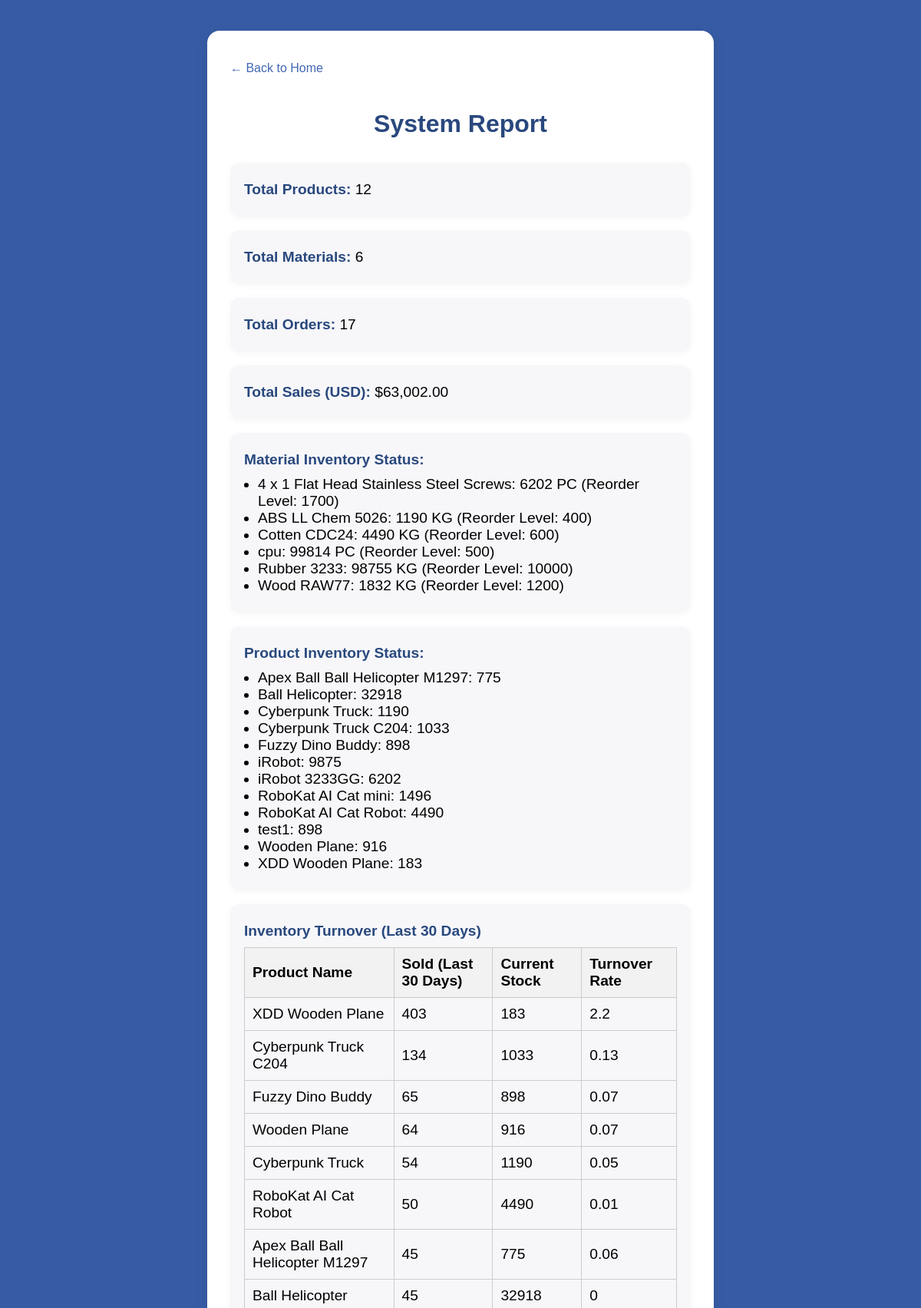
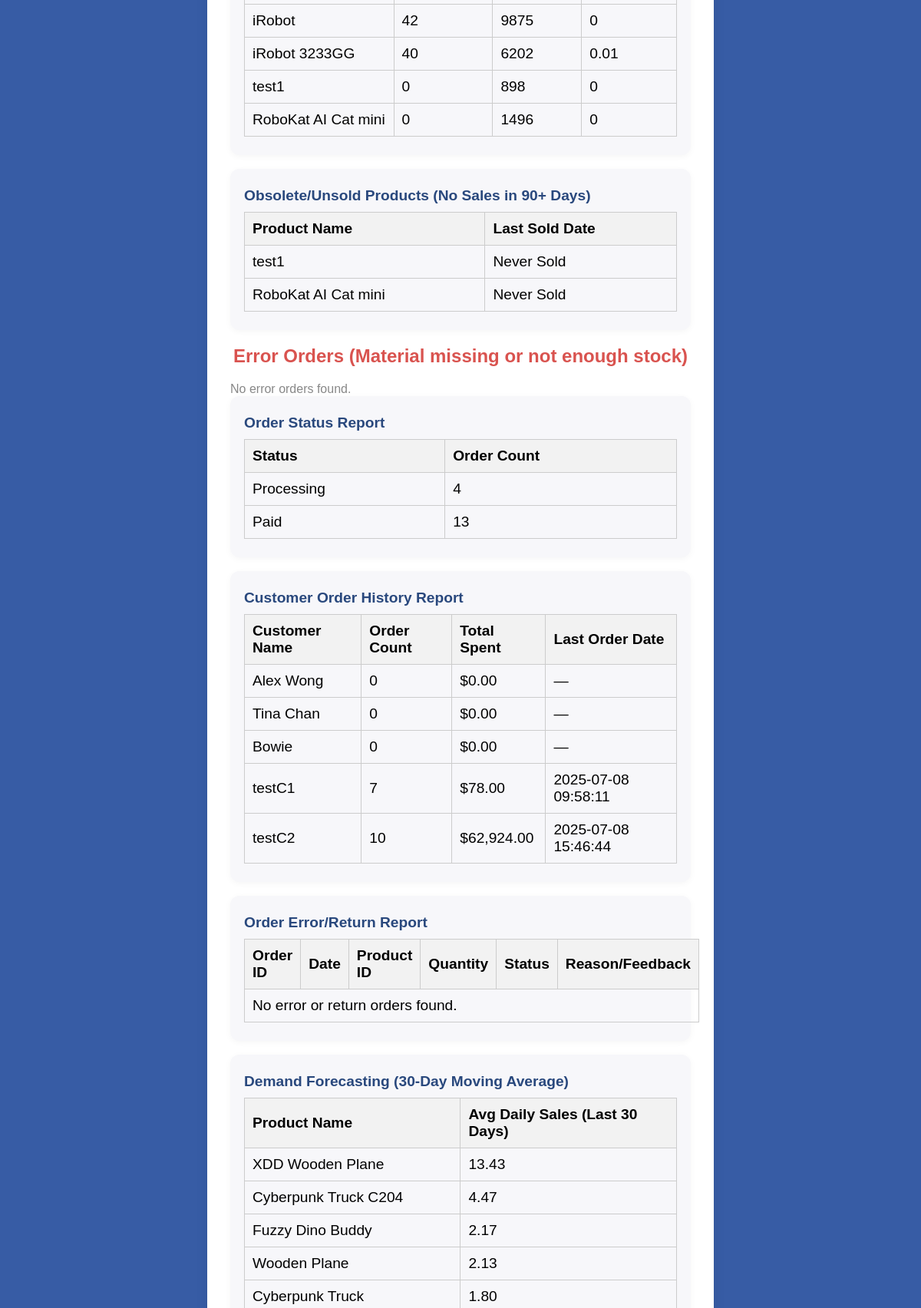
Screenshot of /staff/staff_generate_report.php (signed in, upper part) with the database file from the repository (2 pictures, top to bottom).
### tables this page shows
CREATE TABLE `material` (
  `mid` int(11) NOT NULL,
  `mname` varchar(255) NOT NULL,
  `mqty` int(11) NOT NULL,
  `mrqty` int(11) NOT NULL,
  `munit` varchar(20) NOT NULL,
  `mreorderqty` int(11) NOT NULL,
  `is_deleted` tinyint(1) NOT NULL DEFAULT 0
);

CREATE TABLE `product` (
  `pid` int(11) NOT NULL,
  `pname` varchar(255) NOT NULL,
  `pdesc` text DEFAULT NULL,
  `pcost` decimal(12,2) NOT NULL,
  `cid` int(11) DEFAULT NULL,
  `default_mid` int(11) DEFAULT NULL,
  `price` decimal(10,2) NOT NULL DEFAULT 0.00,
  `is_deleted` tinyint(1) NOT NULL DEFAULT 0
);

### staff/staff_generate_report.php (the view, shortened to what this page needs)
<?php
require_once('../includes/db_connect.php');
$product_count = $conn->query("SELECT COUNT(*) AS cnt FROM product")->fetch_assoc()['cnt'];
$material_count = $conn->query("SELECT COUNT(*) AS cnt FROM material")->fetch_assoc()['cnt'];
$order_count = $conn->query("SELECT COUNT(*) AS cnt FROM orders")->fetch_assoc()['cnt'];
$total_sales = $conn->query("SELECT SUM(ocost) AS total FROM orders")->fetch_assoc()['total'] ?? 0;
?>
<!DOCTYPE html>
<html lang="en">
<head>
    <link rel="stylesheet" href="../css/view_order_styles.css">
</head>
<body>
<div class="container">
    <a class="back-link" href="home.php">&larr; Back to Home</a>
    <h1>System Report</h1>
    <div class="report-box"><span class="report-label">Total Products:</span> <?= $product_count ?></div>
    <div class="report-box"><span class="report-label">Total Materials:</span> <?= $material_count ?></div>
    <div class="report-box"><span class="report-label">Total Orders:</span> <?= $order_count ?></div>
    <div class="report-box"><span class="report-label">Total Sales (USD):</span> $<?= number_format($total_sales, 2) ?></div>
    <div class="report-box">
        <span class="report-label">Material Inventory Status:</span><br>
        <ul style="margin:10px 0 0 18px;padding:0;list-style:disc;">
        <?php
        $mat_res = $conn->query("SELECT mname, mqty, munit, mreorderqty FROM material ORDER BY mname");
        if ($mat_res && $mat_res->num_rows > 0) {
            while($mat = $mat_res->fetch_assoc()) {
                $low = ($mat['mqty'] < $mat['mreorderqty']);
                echo '<li>' . htmlspecialchars($mat['mname']) . ': ' . $mat['mqty'] . ' ' . htmlspecialchars($mat['munit']) .
                     ' (Reorder Level: ' . $mat['mreorderqty'] . ')' .
                     ($low ? ' <span style="color:#d9534f;font-weight:bold;">&#9888; Low Stock!</span>' : '') .
                     '</li>';
            }
        } else {
            echo '<li>No materials found.</li>';
        }
        ?>
        </ul>
    </div>
    <div class="report-box">
        <span class="report-label">Product Inventory Status:</span><br>
        <ul style="margin:10px 0 0 18px;padding:0;list-style:disc;">
        <?php
        $prod_res = $conn->query("SELECT pid, pname FROM product ORDER BY pname");
        if ($prod_res && $prod_res->num_rows > 0) {
            while($prod = $prod_res->fetch_assoc()) {
                $pid = intval($prod['pid']);
                $stock_sql = "SELECT MIN(FLOOR(m.mqty / pm.pmqty)) AS stock FROM prodmat pm JOIN material m ON pm.mid = m.mid WHERE pm.pid = $pid";
                $stock_result = $conn->query($stock_sql);
                $stock_row = $stock_result ? $stock_result->fetch_assoc() : null;
                $stock = ($stock_row && $stock_row['stock'] !== null) ? intval($stock_row['stock']) : 0;
                echo '<li>' . htmlspecialchars($prod['pname']) . ': ' . $stock .
                     ($stock < 10 ? ' <span style="color:#d9534f;font-weight:bold;">&#9888; Low Stock!</span>' : '') .
                     '</li>';
            }
        } else {
            echo '<li>No products found.</li>';
        }
        ?>
        </ul>
    </div>
    <div class="report-box">
        <span class="report-label">Inventory Turnover (Last 30 Days)</span><br>
        <table style="width:100%;margin-top:10px;">
            <tr><th>Product Name</th><th>Sold (Last 30 Days)</th><th>Current Stock</th><th>Turnover Rate</th></tr>
            <?php
            $sql = "SELECT p.pid, p.pname,
                           COALESCE(SUM(o.oqty),0) AS sold_qty
                    FROM product p
                    LEFT JOIN orders o ON p.pid = o.pid AND o.odate >= DATE_SUB(NOW(), INTERVAL 30 DAY)
                    GROUP BY p.pid, p.pname
                    ORDER BY sold_qty DESC";
            $res = $conn->query($sql);
            if ($res && $res->num_rows > 0) {
                while($row = $res->fetch_assoc()) {
                    $pid = intval($row['pid']);
                    $stock_sql = "SELECT MIN(FLOOR(m.mqty / pm.pmqty)) AS stock FROM prodmat pm JOIN material m ON pm.mid = m.mid WHERE pm.pid = $pid";
                    $stock_result = $conn->query($stock_sql);
                    $stock_row = $stock_result ? $stock_result->fetch_assoc() : null;
                    $stock = ($stock_row && $stock_row['stock'] !== null) ? intval($stock_row['stock']) : 0;
                    $turnover = ($stock > 0) ? round($row['sold_qty'] / $stock, 2) : '—';
                    echo '<tr><td>' . htmlspecialchars($row['pname']) . '</td><td>' . $row['sold_qty'] . '</td><td>' . $stock . '</td><td>' . $turnover . '</td></tr>';
                }
            } else {
                echo '<tr><td colspan="4">No product data found.</td></tr>';
            }
            ?>
        </table>
    </div>
    <div class="report-box">
        <span class="report-label">Obsolete/Unsold Products (No Sales in 90+ Days)</span><br>
        <table style="width:100%;margin-top:10px;">
            <tr><th>Product Name</th><th>Last Sold Date</th></tr>
            <?php
            $sql = "SELECT p.pname, MAX(o.odate) AS last_sold
                    FROM product p
                    LEFT JOIN orders o ON p.pid = o.pid
                    GROUP BY p.pid
                    HAVING last_sold IS NULL OR last_sold < DATE_SUB(NOW(), INTERVAL 90 DAY)";
            $res = $conn->query($sql);
            if ($res && $res->num_rows > 0) {
                while($row = $res->fetch_assoc()) {
                    $last = $row['last_sold'] ? $row['last_sold'] : 'Never Sold';
                    echo '<tr><td>' . htmlspecialchars($row['pname']) . '</td><td>' . $last . '</td></tr>';
                }
            } else {
                echo '<tr><td colspan="2">No obsolete/unsold products found.</td></tr>';
            }
            ?>
        </table>
    </div>
    <h2 style="color:#d9534f;">Error Orders (Material missing or not enough stock)</h2>
    <?php
    $res = $conn->query("SELECT o.*, f.feedback_text FROM orders o LEFT JOIN feedback f ON o.oid=f.oid WHERE o.ostatus=9 ORDER BY o.odate DESC");
    if ($res && $res->num_rows > 0) {
        echo '<table class="order-table">';
        echo '<tr><th>Order ID</th><th>Date</th><th>Product ID</th><th>Qty</th><th>Customer ID</th><th>Amount</th><th>Feedback</th></tr>';
        while($row = $res->fetch_assoc()) {
            echo '<tr>';
            echo '<td>' . $row['oid'] . '</td>';
            echo '<td>' . $row['odate'] . '</td>';
            echo '<td>' . $row['pid'] . '</td>';
            echo '<td>' . $row['oqty'] . '</td>';
            echo '<td>' . $row['cid'] . '</td>';
            echo '<td>$' . number_format($row['ocost'], 2) . '</td>';
            echo '<td>' . htmlspecialchars($row['feedback_text']) . '</td>';
            echo '</tr>';
        }
        echo '</table>';
    } else {
        echo '<div style="color:#888;">No error orders found.</div>';
    }
    ?>
    <div class="report-box">
        <span class="report-label">Order Status Report</span><br>
        <table style="width:100%;margin-top:10px;">
            <tr><th>Status</th><th>Order Count</th></tr>
            <?php
            $status_map = [
                1 => 'Processing',
                2 => 'Paid',
                3 => 'Completed',
                8 => 'Returned',
                9 => 'Error'
            ];
            $sql = "SELECT ostatus, COUNT(*) AS cnt FROM orders GROUP BY ostatus";
            $res = $conn->query($sql);
            if ($res && $res->num_rows > 0) {
                while($row = $res->fetch_assoc()) {
                    $label = isset($status_map[$row['ostatus']]) ? $status_map[$row['ostatus']] : 'Other';
                    echo '<tr><td>' . $label . '</td><td>' . $row['cnt'] . '</td></tr>';
                }
            } else {
                echo '<tr><td colspan="2">No order data found.</td></tr>';
            }
            ?>
        </table>
    </div>
    <div class="report-box">
        <span class="report-label">Customer Order History Report</span><br>
        <table style="width:100%;margin-top:10px;">
            <tr><th>Customer Name</th><th>Order Count</th><th>Total Spent</th><th>Last Order Date</th></tr>
            <?php
            $sql = "SELECT c.cname, COUNT(o.oid) AS order_count, COALESCE(SUM(o.ocost),0) AS total_spent, MAX(o.odate) AS last_order
                    FROM customer c
                    LEFT JOIN orders o ON c.cid = o.cid
                    GROUP BY c.cid, c.cname";
            $res = $conn->query($sql);
            if ($res && $res->num_rows > 0) {
                while($row = $res->fetch_assoc()) {
                    $last = $row['last_order'] ? $row['last_order'] : '—';
                    echo '<tr><td>' . htmlspecialchars($row['cname']) . '</td><td>' . $row['order_count'] . '</td><td>$' . number_format($row['total_spent'],2) . '</td><td>' . $last . '</td></tr>';
                }
            } else {
                echo '<tr><td colspan="4">No customer data found.</td></tr>';
            }
            ?>
        </table>
    </div>
    <div class="report-box">
        <span class="report-label">Order Error/Return Report</span><br>
        <table style="width:100%;margin-top:10px;">
            <tr><th>Order ID</th><th>Date</th><th>Product ID</th><th>Quantity</th><th>Status</th><th>Reason/Feedback</th></tr>
            <?php
            $status_map = [8 => 'Returned', 9 => 'Error'];
            $sql = "SELECT o.oid, o.odate, o.pid, o.oqty, o.ostatus, f.feedback_text
                    FROM orders o
                    LEFT JOIN feedback f ON o.oid = f.oid
                    WHERE o.ostatus IN (8,9)
                    ORDER BY o.odate DESC";
            $res = $conn->query($sql);
            if ($res && $res->num_rows > 0) {
                while($row = $res->fetch_assoc()) {
                    $label = isset($status_map[$row['ostatus']]) ? $status_map[$row['ostatus']] : '—';
                    $reason = $row['feedback_text'] ? htmlspecialchars($row['feedback_text']) : '—';
                    echo '<tr><td>' . $row['oid'] . '</td><td>' . $row['odate'] . '</td><td>' . $row['pid'] . '</td><td>' . $row['oqty'] . '</td><td>' . $label . '</td><td>' . $reason . '</td></tr>';
                }
            } else {
                echo '<tr><td colspan="6">No error or return orders found.</td></tr>';
            }
            ?>
        </table>
    </div>
    <div class="report-box">
        <span class="report-label">Demand Forecasting (30-Day Moving Average)</span><br>
        <table style="width:100%;margin-top:10px;">
            <tr><th>Product Name</th><th>Avg Daily Sales (Last 30 Days)</th></tr>
            <?php
            $sql = "SELECT p.pname, ROUND(COALESCE(SUM(o.oqty),0)/30,2) AS avg_daily_sales
                    FROM product p
                    LEFT JOIN orders o ON p.pid = o.pid AND o.odate >= DATE_SUB(NOW(), INTERVAL 30 DAY)
                    GROUP BY p.pid, p.pname
                    ORDER BY avg_daily_sales DESC";
            $res = $conn->query($sql);
            if ($res && $res->num_rows > 0) {
                while($row = $res->fetch_assoc()) {
                    echo '<tr><td>' . htmlspecialchars($row['pname']) . '</td><td>' . $row['avg_daily_sales'] . '</td></tr>';
                }
            } else {
                echo '<tr><td colspan="2">No product data found.</td></tr>';
            }
            ?>
        </table>
    </div>
</div>
</body>
</html>

### css/view_order_styles.css (style rules this page uses)
body { font-family: 'Arial', sans-serif; background-color: #375ca5; margin: 0; }
.container { background: white; padding: 20px; border-radius: 8px; box-shadow: 0 0 10px rgba(0, 0, 0, 0.1); width: 80%; max-width: 800px; margin: 20px auto; }
h1, h2 { text-align: center; color: #333; }
table { width: 100%; border-collapse: collapse; margin-top: 20px; }
th, td { padding: 10px; text-align: left; border: 1px solid #ccc; }
th { background-color: #f2f2f2; }

### staff/staff_generate_report.php (style rules this page uses)
.container { max-width: 600px; margin: 40px auto; background: #fff; border-radius: 16px; padding: 40px 30px 30px 30px; box-shadow: 0 2px 16px rgba(0,0,0,0.08); }
h1 { color: #29487d; margin-bottom: 1em; text-align:center; }
.back-link { display: inline-block; margin-bottom: 1.5em; color: #4267b2; text-decoration: none; font-weight: 500; }
.report-box { background:#f7f7fa; border-radius:12px; padding:24px 18px; margin-bottom:18px; box-shadow:0 2px 8px rgba(0,0,0,0.04); font-size:1.2em; }
.report-label { color:#29487d; font-weight:600; }

### rows the page displays
material: mname "4 x 1 Flat Head Stainless Steel Screws", mqty "6202", munit "PC", mreorderqty "1700"
material: mname "ABS LL Chem 5026", mqty "1190", munit "KG", mreorderqty "400"
material: mname "Cotten CDC24", mqty "4490", munit "KG", mreorderqty "600"
material: mname "cpu", mqty "99814", munit "PC", mreorderqty "500"
material: mname "Rubber 3233", mqty "98755", munit "KG", mreorderqty "10000"
material: mname "Wood RAW77", mqty "1832", munit "KG", mreorderqty "1200"
product: pname "Apex Ball Ball Helicopter M1297", stock "775", sold_qty "45", turnover "0.06"
product: pname "Ball Helicopter", stock "32918", sold_qty "45", turnover "0"
product: pname "Cyberpunk Truck", stock "1190", sold_qty "54", turnover "0.05"
product: pname "Cyberpunk Truck C204", stock "1033", sold_qty "134", turnover "0.13"
product: pname "Fuzzy Dino Buddy", stock "898", sold_qty "65", turnover "0.07"
product: pname "iRobot", stock "9875", sold_qty "42", turnover "0"
product: pname "iRobot 3233GG", stock "6202", sold_qty "40", turnover "0.01"
product: pname "RoboKat AI Cat mini", stock "1496", sold_qty "0", turnover "0"
product: pname "RoboKat AI Cat Robot", stock "4490", sold_qty "50", turnover "0.01"
product: pname "test1", stock "898", sold_qty "0", turnover "0"
product: pname "Wooden Plane", stock "916", sold_qty "64", turnover "0.07"
product: pname "XDD Wooden Plane", stock "183", sold_qty "403", turnover "2.2"

### other values shown
$product_count "12"
$material_count "6"
$order_count "17"
$total_sales "63,002.00"
$row['pname'] "test1"
$last "Never Sold"
$row['pname'] "RoboKat AI Cat mini"
$label "Processing"
$row['cnt'] "4"
$label "Paid"
$row['cnt'] "13"
$row['cname'] "Alex Wong"
$row['order_count'] "0"
$row['total_spent'] "0.00"
$last "—"
